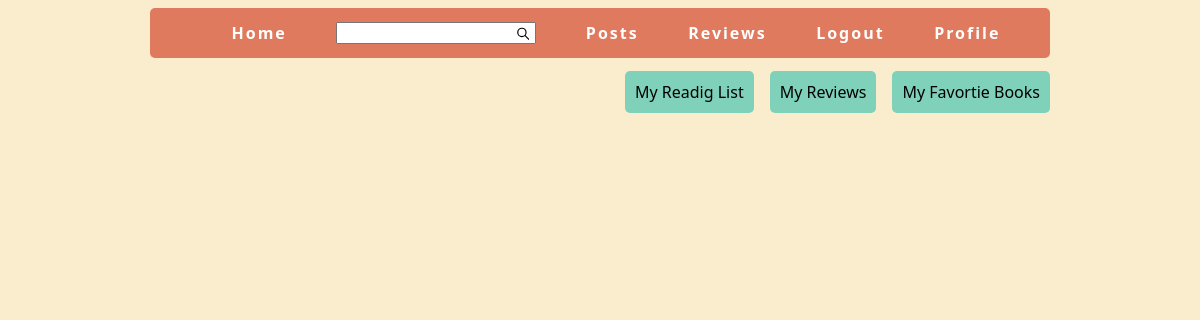
Before: /user_reviews_page/ (signed in) with the older database file.
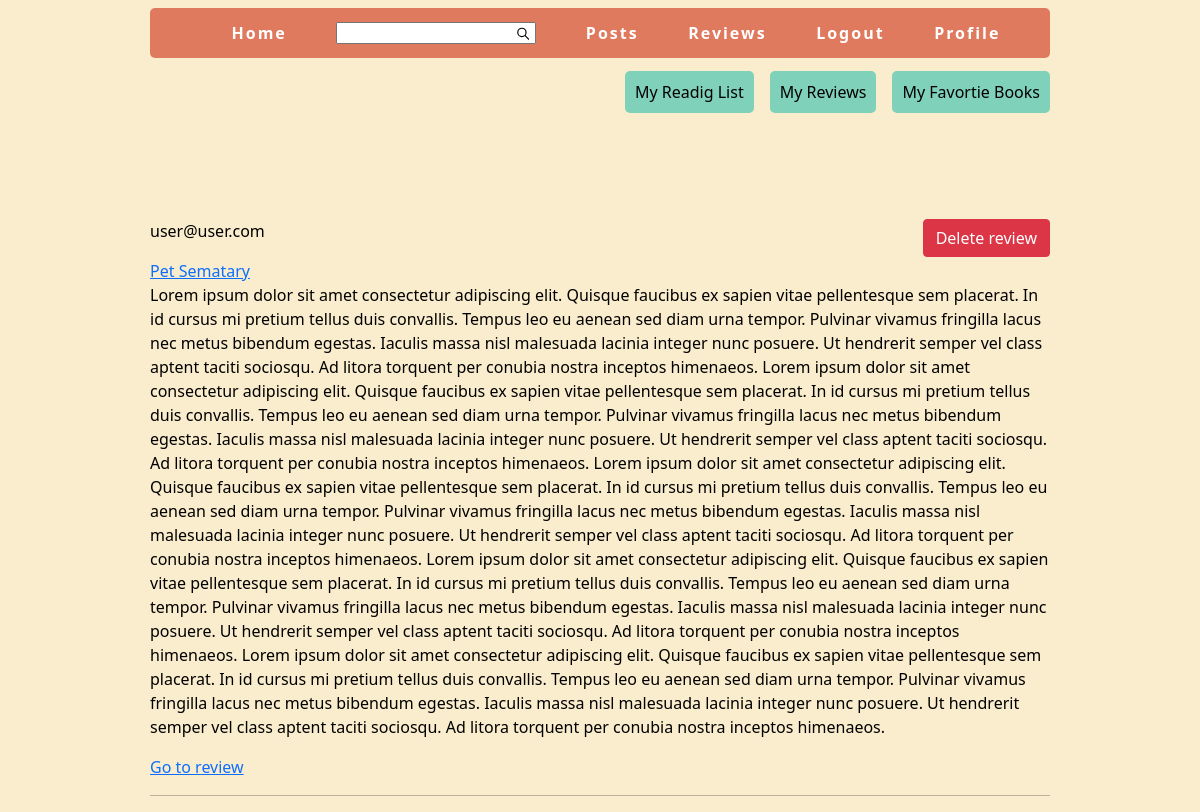
After: the same page with the newer database file.
### book_data/models.py (models this page shows)
class Reviews(models.Model):
    reviewer = models.ForeignKey(User, on_delete=models.CASCADE)
    book_title = models.CharField(max_length=120)
    book_id = models.CharField(max_length=50)
    cover_id = models.CharField(max_length=50)
    cover_url = models.URLField()
    content = models.TextField()
    rating = models.IntegerField()
    created_at = models.DateTimeField(auto_now_add=True)
    class Meta:
        db_table = "reviews"

### book_data/views.py (the view)
# urls.py: path('user_reviews_page/', user_reviews_page, name='user_reviews_page'),
def user_reviews_page(request):
    reviews = Reviews.objects.filter(reviewer=request.user.id)
    context = {
        'reviews': reviews
    }
    return render(request, 'book_data/user_reviews.html', context)

### book_data/templates/book_data/user_reviews.html (shortened to what this page needs)
{% extends 'book_data/layout.html' %}
{% load static %}
{% block extra_css %}
    <link rel="stylesheet" href="{% static 'style/reviews_page.css' %}">
{% endblock %}
{% block content %}
    {% if reviews %}
        {% for review in reviews %}
            <div class="reviews-container">
                <div class="review-container">
                    <div class="review-heading">
                        <div>
                            <p>{{ review.reviewer }}</p>
                            <a href="{% url 'book_view' review.book_id review.cover_id %}">{{ review.book_title }}</a>
                        </div>
                        <form action="{% url 'delete_review_from_list' review.id %}" method="POST">
                            <button type="submit" class="btn btn-danger">Delete review</button>
                        </form>
                    </div>
                    <p >{{ review.content }}</p>
                    <a href="{% url 'book_view' review.book_id review.cover_id %}">Go to review</a>
                </div>
                <hr>
            </div>
        {% endfor %}
    {% endif %}
{% endblock %}

Changed rows visible on the page:
added Reviews: reviewer "user@user.com", book_title "Pet Sematary", content "Lorem ipsum dolor sit amet consectetur adipiscing elit. Quisque faucibus ex sapien vitae pellentesque sem placerat. In id cursus mi pretium tellus duis convallis. Tempus leo eu aenean sed diam urna tempor. Pulvinar vivamus fringilla lacus nec metus bibendum egestas. Iaculis massa nisl malesuada lacinia integer nunc posuere. Ut hendrerit semper vel class aptent taciti sociosqu. Ad litora torquent per conubia nostra inceptos himenaeos. Lorem ipsum dolor sit amet consectetur adipiscing elit. Quisque faucibus ex sapien vitae pellentesque sem placerat. In id cursus mi pretium tellus duis convallis. Tempus leo eu aenean sed diam urna tempor. Pulvinar vivamus fringilla lacus nec metus bibendum…"
